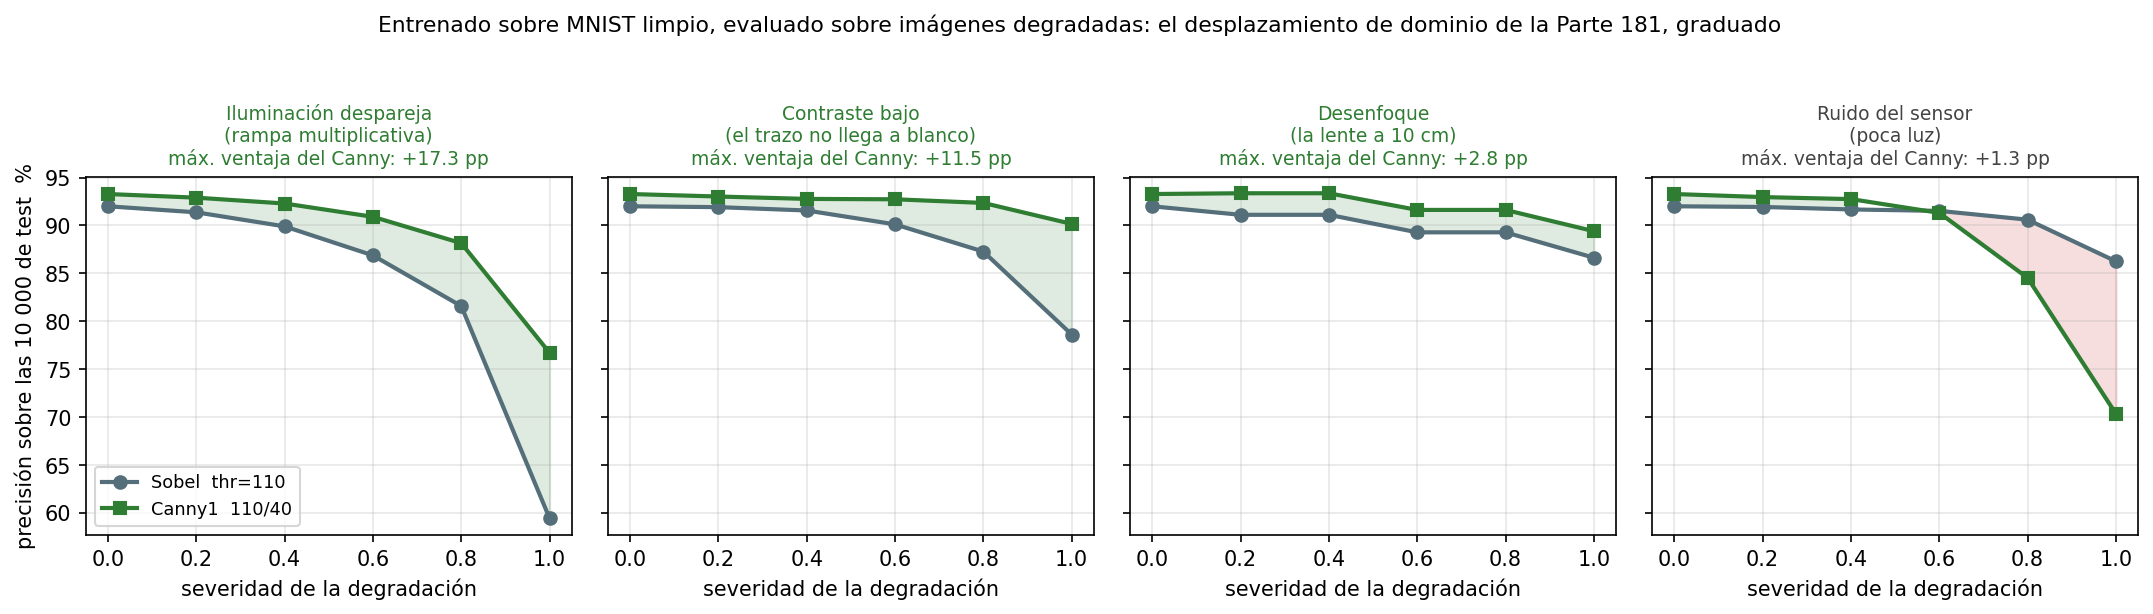

The script that saved this image:
# === Cuaderno 2 · figura 3: ¿el doble umbral aguanta lo que hace la cámara? ===
# Entrenado UNA vez sobre MNIST limpio (como los pesos grabados en la ROM), evaluado sobre
# imágenes degradadas. Si la histéresis sirve para algo, tiene que notarse acá y no en el limpio.
import numpy as np, matplotlib.pyplot as plt

d = np.load("../../clasificador_mnist/canny1_camara.npz")
cl = [k.split("|") for k in d["claves"]]
modos = ["gradiente", "contraste", "desenfoque", "ruido"]
tit = {"gradiente": "Iluminación despareja\n(rampa multiplicativa)",
       "contraste": "Contraste bajo\n(el trazo no llega a blanco)",
       "desenfoque": "Desenfoque\n(la lente a 10 cm)",
       "ruido": "Ruido del sensor\n(poca luz)"}

fig, ax = plt.subplots(1, 4, figsize=(14.5, 3.9), sharey=True)
for a, m in zip(ax, modos):
    i = [k for k, (mm, _) in enumerate(cl) if mm == m]
    s = np.array([float(cl[k][1]) for k in i])
    so, ca = d["sobel"][i] * 100, d["canny"][i] * 100
    o = np.argsort(s); s, so, ca = s[o], so[o], ca[o]
    a.plot(s, so, "o-", c="#546e7a", lw=2, ms=6, label="Sobel  thr=110")
    a.plot(s, ca, "s-", c="#2e7d32", lw=2, ms=6, label="Canny1  110/40")
    a.fill_between(s, so, ca, where=(ca >= so), color="#2e7d32", alpha=.15)
    a.fill_between(s, so, ca, where=(ca < so), color="#c62828", alpha=.15)
    dmax = (ca - so).max()
    a.set_title(f"{tit[m]}\nmáx. ventaja del Canny: {dmax:+.1f} pp",
                fontsize=9, color="#2e7d32" if dmax > 2 else "#444")
    a.set_xlabel("severidad de la degradación"); a.grid(alpha=.3)
ax[0].set_ylabel("precisión sobre las 10 000 de test  %")
ax[0].legend(fontsize=8.5, loc="lower left")
fig.suptitle("Entrenado sobre MNIST limpio, evaluado sobre imágenes degradadas: "
             "el desplazamiento de dominio de la Parte 181, graduado",
             fontsize=10.5, y=1.04)
plt.tight_layout()
plt.savefig("fig_camara.png", dpi=150, bbox_inches="tight")
plt.show()
for m in modos:
    i = [k for k, (mm, _) in enumerate(cl) if mm == m]
    print(f"  {m:<11} Sobel {d['sobel'][i].min():.1%}..{d['sobel'][i].max():.1%}   "
          f"Canny {d['canny'][i].min():.1%}..{d['canny'][i].max():.1%}   "
          f"ventaja max {(d['canny'][i]-d['sobel'][i]).max():+.2%}")
